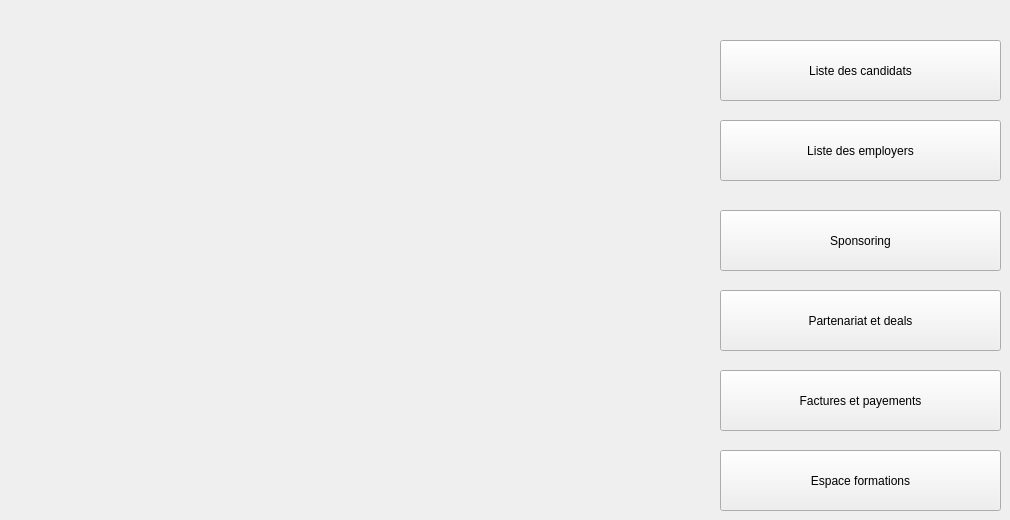
   <widget class="QWidget" name="page">
    <widget class="QPushButton" name="pushButton_listeCandidat">
     <property name="geometry">
      <rect>
       <x>720</x>
       <y>40</y>
       <width>281</width>
       <height>61</height>
      </rect>
     </property>
     <property name="text">
      <string>Liste des candidats</string>
     </property>
    </widget>
    <widget class="QPushButton" name="pushButton_listeEmployers">
     <property name="geometry">
      <rect>
       <x>720</x>
       <y>120</y>
       <width>281</width>
       <height>61</height>
      </rect>
     </property>
     <property name="text">
      <string>Liste des employers</string>
     </property>
    </widget>
    <widget class="QPushButton" name="pushButton_Sponsoring">
     <property name="geometry">
      <rect>
       <x>720</x>
       <y>210</y>
       <width>281</width>
       <height>61</height>
      </rect>
     </property>
     <property name="text">
      <string>Sponsoring</string>
     </property>
    </widget>
    <widget class="QPushButton" name="pushButton_Partenariat">
     <property name="geometry">
      <rect>
       <x>720</x>
       <y>290</y>
       <width>281</width>
       <height>61</height>
      </rect>
     </property>
     <property name="text">
      <string>Partenariat et deals</string>
     </property>
    </widget>
    <widget class="QPushButton" name="pushButton_Factures">
     <property name="geometry">
      <rect>
       <x>720</x>
       <y>370</y>
       <width>281</width>
       <height>61</height>
      </rect>
     </property>
     <property name="text">
      <string>Factures et payements</string>
     </property>
    </widget>
    <widget class="QPushButton" name="pushButton_3">
     <property name="geometry">
      <rect>
       <x>80</x>
       <y>70</y>
       <width>591</width>
       <height>411</height>
      </rect>
     </property>
     <property name="styleSheet">
      <string notr="true">background-color: transparent; border: 0px </string>
     </property>
     <property name="text">
      <string/>
     </property>
     <property name="icon">
      <iconset resource="resources.qrc">
       <normaloff>:/new/prefix1/resources/pic1.jpg</normaloff>:/new/prefix1/resources/pic1.jpg</iconset>
     </property>
     <property name="iconSize">
      <size>
       <width>550</width>
       <height>550</height>
      </size>
     </property>
    </widget>
    <widget class="QPushButton" name="pushButton_espaceFormation">
     <property name="geometry">
      <rect>
       <x>720</x>
       <y>450</y>
       <width>281</width>
       <height>61</height>
      </rect>
     </property>
     <property name="text">
      <string>Espace formations</string>
     </property>
    </widget>
   </widget>
